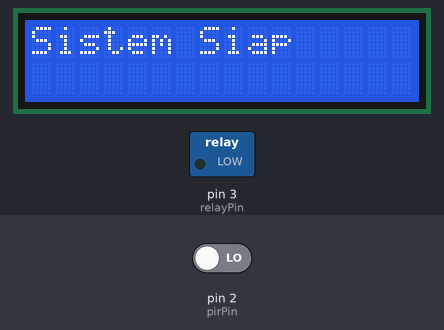
A sketch run on a simulated Arduino Uno, built with avr-gcc and run on an emulated ATmega328P. On the bench: 16×2 character LCD, switched loads named in the sketch (green lamp = pin HIGH). The inputs (shaded band) are chosen by the test bench; at power-on: pin 2 (pirPin) LOW.

Above: at 0.1 s.
At 10.3 s:
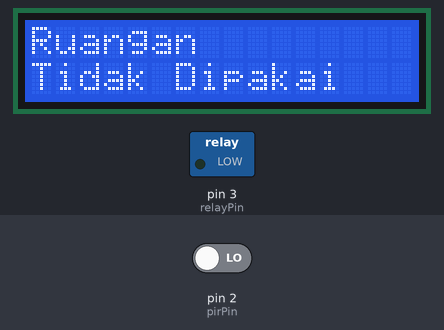
10.4 s: pin 2 (pirPin) driven HIGH
At 12.7 s:
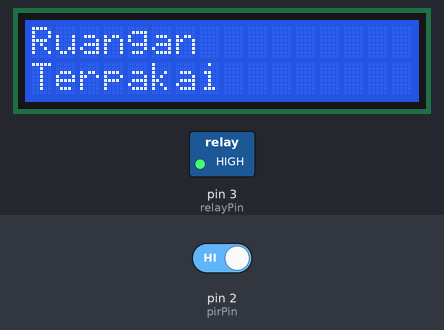
Timing chart, 0 to 14.2 s (numbered marks = the images above; inputs shaded):
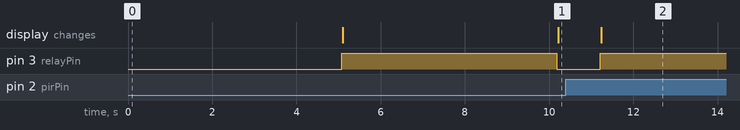

The sketch:

file_rill.ino
```cpp
#include <Wire.h>
#include <LiquidCrystal_I2C.h>

// Inisialisasi LCD I2C
LiquidCrystal_I2C lcd(0x27, 16, 2);

// Pin untuk sensor PIR dan relay
const int pirPin = 2;
const int relayPin = 3;

// Variabel untuk waktu deteksi gerakan terakhir
unsigned long lastMotionTime = 0;
// Waktu delay untuk memastikan lampu tetap menyala (10 detik)
const unsigned long motionDelay = 10000;

void setup() {
  // Setel pin PIR sebagai input
  pinMode(pirPin, INPUT);
  // Setel pin relay sebagai output
  pinMode(relayPin, OUTPUT);

  // Inisialisasi LCD
  lcd.begin(16,2);
  lcd.backlight();
  lcd.print("Sistem Siap");
  delay(5000);
  lcd.clear();

  // Memastikan relay dalam keadaan padam saat pertama kali dinyalakan
  digitalWrite(relayPin, LOW);

}
void loop() {
  // Membaca status sensor PIR
  int pirState = digitalRead(pirPin);

  // Jika sensor PIR mendeteksi gerakan, perbarui waktu deteksi terakhir
  if (pirState == HIGH) {
    lastMotionTime = millis();
  }

  // Menggunakan if-else untuk pengendalian relay dan tampilan LCD
  if (millis() - lastMotionTime >= motionDelay) {
    digitalWrite(relayPin, LOW); // Mematikan relay (karena NO, ini akan membuka sirkuit)
    lcd.setCursor(0, 0);
    lcd.print("Ruangan ");
    lcd.setCursor(0, 1);
    lcd.print("Tidak Dipakai      ");
  } else {
    digitalWrite(relayPin, HIGH); // Menghidupkan relay (karena NO, ini akan menutup sirkuit)
    lcd.setCursor(0, 0);
    lcd.print("Ruangan ");
    lcd.setCursor(0, 1);
    lcd.print("Terpakai      ");
  }

  delay(1000); // Penundaan untuk mengurangi jitter
}
```

Measured:
- after the input at 10.4 s, pin 3 (relayPin): LOW → HIGH after 0.81 s; the display: changes after 0.83 s (image 2)
